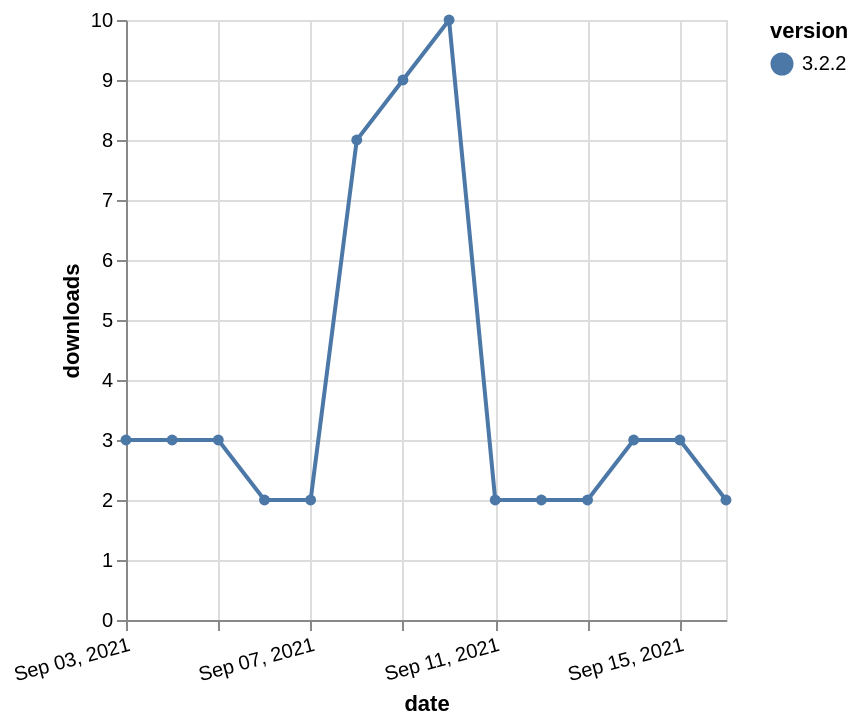

The specification (Vega-Lite) saved for this image:
### Vega-Lite specification from a JSON file in a GitHub repository (floating-point values rounded to 4 significant figures)
{"$schema": "https://vega.github.io/schema/vega-lite/v5.json", "description": "A simple bar chart with embedded data.", "data": {"values": [{"date": "2021-09-03", "total": 5666, "delta": 3, "version": "3.2.2"}, {"date": "2021-09-04", "total": 5669, "delta": 3, "version": "3.2.2"}, {"date": "2021-09-05", "total": 5672, "delta": 3, "version": "3.2.2"}, {"date": "2021-09-06", "total": 5674, "delta": 2, "version": "3.2.2"}, {"date": "2021-09-07", "total": 5676, "delta": 2, "version": "3.2.2"}, {"date": "2021-09-08", "total": 5684, "delta": 8, "version": "3.2.2"}, {"date": "2021-09-09", "total": 5693, "delta": 9, "version": "3.2.2"}, {"date": "2021-09-10", "total": 5703, "delta": 10, "version": "3.2.2"}, {"date": "2021-09-11", "total": 5705, "delta": 2, "version": "3.2.2"}, {"date": "2021-09-12", "total": 5707, "delta": 2, "version": "3.2.2"}, {"date": "2021-09-13", "total": 5709, "delta": 2, "version": "3.2.2"}, {"date": "2021-09-14", "total": 5712, "delta": 3, "version": "3.2.2"}, {"date": "2021-09-15", "total": 5715, "delta": 3, "version": "3.2.2"}, {"date": "2021-09-16", "total": 5717, "delta": 2, "version": "3.2.2"}]}, "width": "container", "mark": {"type": "line", "point": {"filled": true}}, "encoding": {"x": {"field": "date", "type": "temporal", "timeUnit": "yearmonthdate", "title": "date", "axis": {"labelAngle": -15}}, "y": {"field": "delta", "type": "quantitative", "title": "downloads"}, "color": {"field": "version", "type": "nominal"}, "tooltip": {"field": "delta"}}}
